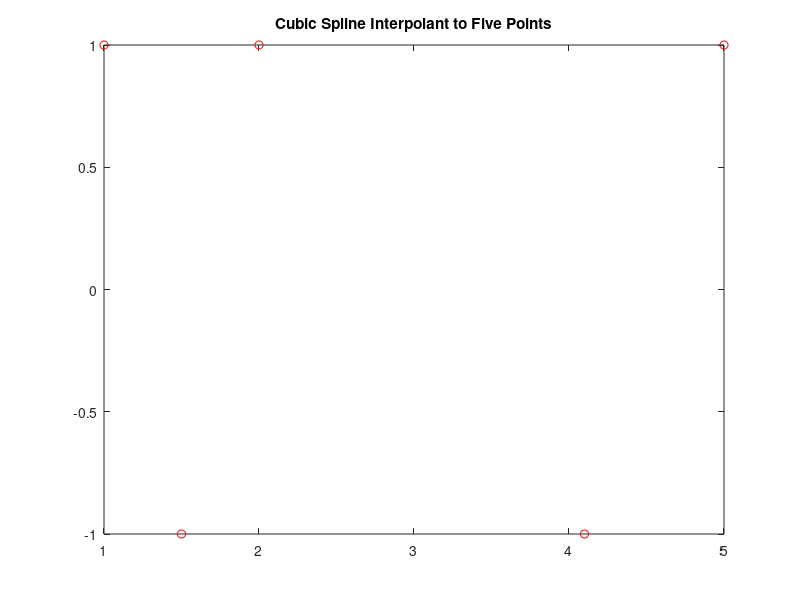

Recreate this plot in MATLAB.

x = [1 1.5 2 4.1 5];
y = [1 -1 1 -1 1];
plot(1,csapi(x,y,1),'k-',x,y,'ro')
title('Cubic Spline Interpolant to Five Points')


%%
AOA_rud = [-50,-45,-40,-35,-30,-25,-20,-15,-12.5,-10,-7.5,-5,-2.5,0,2.5,5,7.5,10,12.5,15,20,25,30,35,40,45,50];
Cl_rud = [-0.6315,-1.3158,-1.3222,-1.3055,-1.3523,-1.5600,-1.7260,-1.5092,-1.3084,-1.0953,-0.8384,-0.5664,-0.2855,0,0.2855,0.5664,0.8384,1.0953,1.3084,1.5092,1.7260,1.5600,1.3523,1.3055,1.3222,1.3158,0.6315];
Cd_rud = [0.41048,0.39972,0.34865,0.26262,0.21667,0.11866,0.04076,0.01607,0.01191,0.00961,0.00801,0.00693,0.00627,0.00609,0.00627,0.00693,0.00801,0.00961,0.01191,0.01607,0.04076,0.11866,0.21667,0.26262,0.34865,0.39972,0.41048];

pcl = polyfit(AOA_rud,Cl_rud,6);
disp('pcl');
disp(pcl(1,1));
disp(pcl(1,2));
disp(pcl(1,3));
disp(pcl(1,4));
disp(pcl(1,5));
disp(pcl(1,6));
disp(pcl(1,7));

pcd = polyfit(AOA_rud,Cd_rud,6);
disp('pcd');
disp(pcd(1,1));
disp(pcd(1,2));
disp(pcd(1,3));
disp(pcd(1,4));
disp(pcd(1,5));
disp(pcd(1,6));
disp(pcd(1,7));

%%


% Sail lift data
Cl_angle = [-180.0,-175.8,-170.1,-165.2,-160.0,-150.9,-140.3,-129.6,-120.2,-110.1,-99.7,-90.3,-79.9,-69.2,-59.7,-50.3,-40.2,-30.2,-25.7,-17.5,-15.0,-12.6,-10.5,-8.0,-6.8,-5.6,-0.2,0.2,5.6,6.8,8.0,10.5,12.6,15.0,17.5,25.7,30.2,40.2,50.3,59.7,69.2,79.9,90.3,99.7,110.1,120.2,129.6,140.3,150.9,160.0,165.2,170.1,175.8,180.0];
Cl_data = [0.464,1.023,1.235,1.046,1.122,1.410,1.471,1.290,0.867,0.565,0.279,-0.038,-0.332,-0.657,-1.034,-1.412,-1.509,-1.426,-1.259,-1.010,-0.987,-1.040,-1.100,-1.085,-1.032,-0.896,-0.185,0.185,0.896,1.032,1.085,1.100,1.040,0.987,1.010,1.259,1.426,1.509,1.412,1.034,0.657,0.332,0.038,-0.279,-0.565,-0.867,-1.290,-1.471,-1.410,-1.122,-1.046,-1.235,-1.023,-0.464];
% Sail drag data
Cd_angle = [-175.5,-170.1,-160.6,-165.4,-150.5,-140.1,-130.3,-120.1,-110.3,-100.4,-90.0,-70.2,-60.3,-50.2,-39.7,-30.0,-24.9,-20.1,-17.4,-15.0,-12.6,-10.2,-7.8,-5.6,-1.9,1.9,5.6,7.8,10.2,12.6,15.0,17.4,20.1,24.9,30.0,39.7,50.2,60.3,70.2,90.0,100.4,110.3,120.1,130.3,140.1,150.5,160.6,165.4,170.1,175.5];
% Cd_data = [-0.039,-0.179,-0.407,-0.300,-0.836,-1.311,-1.652,-1.613,-1.760,-1.881,-1.915,-1.721,-1.735,-1.602,-1.201,-0.800,-0.566,-0.439,-0.372,-0.326,-0.272,-0.172,-0.078,-0.032,-0.025,0.025,0.032,0.078,0.172,0.272,0.326,0.372,0.439,0.566,0.800,1.201,1.602,1.735,1.721,1.915,1.881,1.760,1.613,1.652,1.311,0.836,0.407,0.300,0.179,0.039];
Cd_data = [0.039,0.179,0.407,0.300,0.836,1.311,1.652,1.613,1.760,1.881,1.915,1.721,1.735,1.602,1.201,0.800,0.566,0.439,0.372,0.326,0.272,0.172,0.078,0.032,0.025,0.025,0.032,0.078,0.172,0.272,0.326,0.372,0.439,0.566,0.800,1.201,1.602,1.735,1.721,1.915,1.881,1.760,1.613,1.652,1.311,0.836,0.407,0.300,0.179,0.039];

pcl = polyfit(Cl_angle,Cl_data,7);
disp('pcl');
disp(pcl(1,1));
disp(pcl(1,2));
disp(pcl(1,3));
disp(pcl(1,4));
disp(pcl(1,5));
disp(pcl(1,6));
disp(pcl(1,7));
disp(pcl(1,8));

pcd = polyfit(Cd_angle,Cd_data,6);
disp('pcd');
disp(pcd(1,1));
disp(pcd(1,2));
disp(pcd(1,3));
disp(pcd(1,4));
disp(pcd(1,5));
disp(pcd(1,6));
disp(pcd(1,7));

%%

wind_oriantation = [20,30,35,45,60,75,90,105,120,135,150,165,180];
Cl_ratio_bow = [1.26,1.41,1.38,1.38,1.30,1.26,1.20,1.18,1.13,0.93,0.97,-9.66,0.00];
Cd_ratio_bow = [1.32,1.37,1.43,1.55,1.53,1.49,1.43,1.42,1.32,0.97,1.04,1.00,-0.15];
Cl_ratio_stern = [0.85,1.00,1.10,1.08,1.10,1.13,1.15,1.21,1.14,1.17,1.11,1.07,0.00];
Cd_ratio_stern = [1.40,1.24,1.14,1.25,1.34,1.31,1.20,1.13,1.04,1.18,1.13,1.06,1.06];

pclrbow = polyfit(wind_oriantation,Cl_ratio_bow,4);
disp('pclrbow');
disp(pclrbow(1,1));
disp(pclrbow(1,2));
disp(pclrbow(1,3));
disp(pclrbow(1,4));
disp(pclrbow(1,5));
% disp(pclrbow(1,6));

pcdrbow = polyfit(wind_oriantation,Cd_ratio_bow,4);
disp('pcdrbow');
disp(pcdrbow(1,1));
disp(pcdrbow(1,2));
disp(pcdrbow(1,3));
disp(pcdrbow(1,4));
disp(pcdrbow(1,5));
% disp(pcdrbow(1,6));

pclrstern = polyfit(wind_oriantation,Cl_ratio_stern,4);
disp('pclrstern');
disp(pclrstern(1,1));
disp(pclrstern(1,2));
disp(pclrstern(1,3));
disp(pclrstern(1,4));
disp(pclrstern(1,5));
% disp(pclrstern(1,6));

pcdrstern = polyfit(wind_oriantation,Cd_ratio_stern,4);
disp('pcdrstern');
disp(pcdrstern(1,1));
disp(pcdrstern(1,2));
disp(pcdrstern(1,3));
disp(pcdrstern(1,4));
disp(pcdrstern(1,5));
% disp(pcdrstern(1,6));

%%

wind_oriantation = [20,75,150,165,180];
Cl_ratio_bow = [1.2637,1.2620,0.9655,-9.6571,0.0000];

[pclrbow] = polyfit(wind_oriantation,Cl_ratio_bow,5);
disp('pclrbow');
disp(pclrbow(1,1));
disp(pclrbow(1,2));
disp(pclrbow(1,3));
disp(pclrbow(1,4));
disp(pclrbow(1,5));
disp(pclrbow(1,6));

wind_oriantation = [20,35,105,165,180];
Cd_ratio_bow = [0.8484,1.0964,1.2111,1.0684,0.0000];

[pcdrbow] = polyfit(wind_oriantation,Cd_ratio_bow,5);
disp('pcdrbow');
disp(pcdrbow(1,1));
disp(pcdrbow(1,2));
disp(pcdrbow(1,3));
disp(pcdrbow(1,4));
disp(pcdrbow(1,5));
disp(pcdrbow(1,6));

wind_oriantation = [20,45,120,133,165,180];
Cl_ratio_stern = [1.3243,1.5481,1.3204,0.9738,1.0000,-0.1483];

[pclrstern] = polyfit(wind_oriantation,Cl_ratio_stern,5);
disp('pclrstern');
disp(pclrstern(1,1));
disp(pclrstern(1,2));
disp(pclrstern(1,3));
disp(pclrstern(1,4));
disp(pclrstern(1,5));
disp(pclrstern(1,6));

wind_oriantation = [20,35,60,120,135,180];
Cd_ratio_stern = [1.4034,1.1416,1.3351,1.0432,1.1797,1.0574];

[pcdrstern] = polyfit(wind_oriantation,Cd_ratio_stern,5);
disp('pcdrstern');
disp(pcdrstern(1,1));
disp(pcdrstern(1,2));
disp(pcdrstern(1,3));
disp(pcdrstern(1,4));
disp(pcdrstern(1,5));
disp(pcdrstern(1,6));

